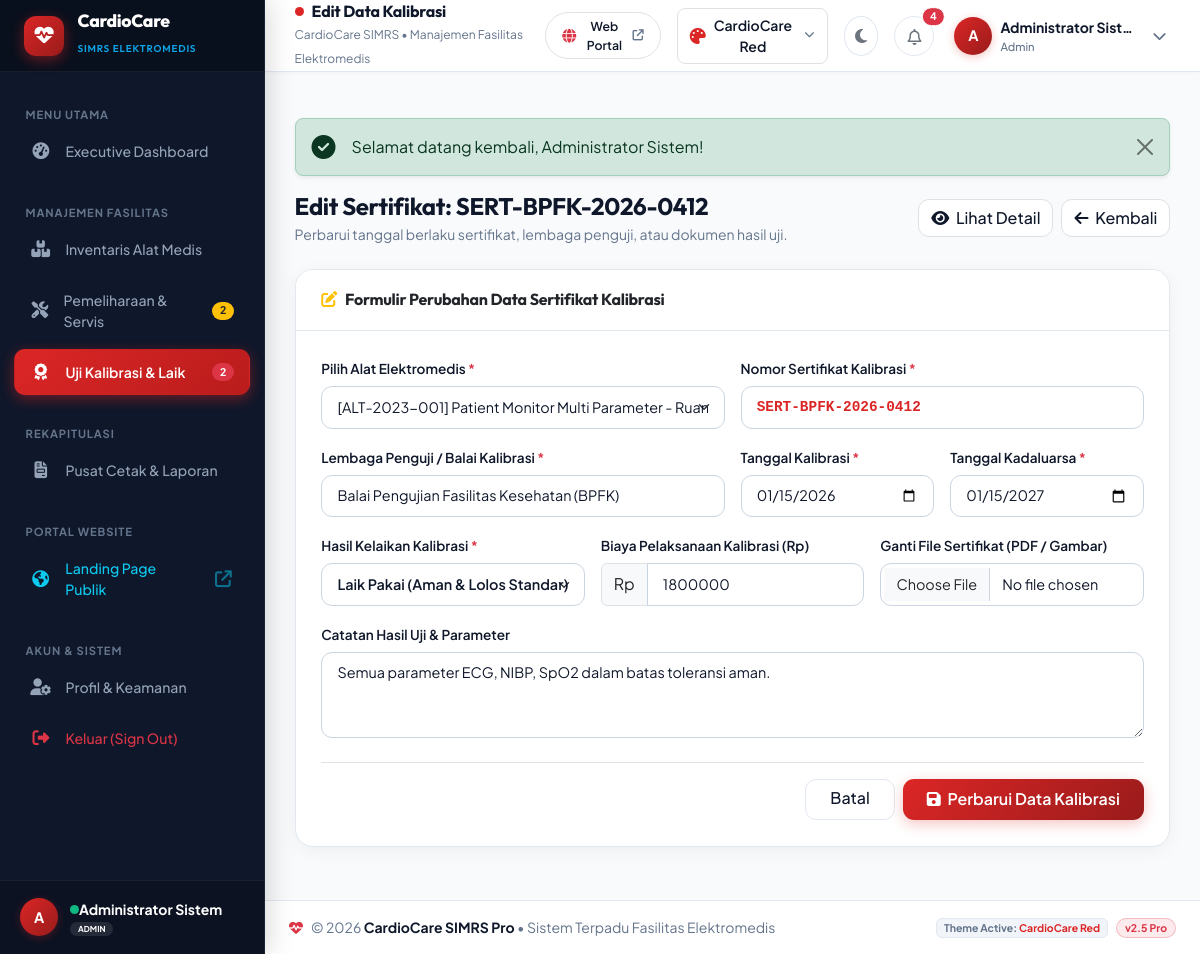
Page /kalibrasi/edit.php?id=1 (signed in) on the committed database.
### tables this page shows
CREATE TABLE IF NOT EXISTS `kalibrasi` (
  `id` INT AUTO_INCREMENT PRIMARY KEY,
  `id_alat` INT NOT NULL,
  `nomor_sertifikat` VARCHAR(100) NOT NULL,
  `lembaga_kalibrasi` VARCHAR(150) NOT NULL,
  `tanggal_kalibrasi` DATE NOT NULL,
  `tanggal_kadaluarsa` DATE NOT NULL,
  `hasil` ENUM('Laik Pakai', 'Tidak Laik Pakai') NOT NULL DEFAULT 'Laik Pakai',
  `biaya` DECIMAL(15,2) DEFAULT 0,
  `dokumen` VARCHAR(255) DEFAULT NULL,
  `catatan` TEXT DEFAULT NULL,
  `created_at` TIMESTAMP DEFAULT CURRENT_TIMESTAMP,
  CONSTRAINT `fk_kalibrasi_alat` FOREIGN KEY (`id_alat`) REFERENCES `alat` (`id`) ON DELETE CASCADE
);

### kalibrasi/edit.php (the view, shortened to what this page needs)
<?php
require_once __DIR__ . '/../includes/header.php';
require_once __DIR__ . '/../includes/sidebar.php';
require_once __DIR__ . '/../includes/navbar.php';
$id = (int)($_GET['id'] ?? 0);
$stmt = $pdo->prepare("SELECT * FROM kalibrasi WHERE id = ?");
$stmt->execute([$id]);
$cal = $stmt->fetch();
$daftar_alat = $pdo->query("SELECT id, kode_alat, nama_alat, merek, lokasi FROM alat ORDER BY nama_alat ASC")->fetchAll();
?>
<div class="d-flex justify-content-between align-items-center mb-4">
    <div>
        <h4 class="fw-bold mb-1">Edit Sertifikat: <?= htmlspecialchars($cal['nomor_sertifikat']); ?></h4>
        <p class="text-muted small mb-0">Perbarui tanggal berlaku sertifikat, lembaga penguji, atau dokumen hasil uji.</p>
    </div>
    <div class="d-flex gap-2">
        <a href="<?= BASE_URL; ?>/kalibrasi/detail.php?id=<?= $id; ?>" class="btn btn-light border">
            <i class="fas fa-eye me-1"></i> Lihat Detail
        </a>
        <a href="<?= BASE_URL; ?>/kalibrasi/index.php" class="btn btn-light border">
            <i class="fas fa-arrow-left me-1"></i> Kembali
        </a>
    </div>
</div>
<div class="card-custom">
    <div class="card-header">
        <h6 class="mb-0 fw-bold text-dark"><i class="fas fa-pen-to-square me-2 text-warning"></i>Formulir Perubahan Data Sertifikat Kalibrasi</h6>
    </div>
    <div class="card-body">
        <form action="" method="POST" enctype="multipart/form-data">
            <div class="row g-3 mb-3">
                <div class="col-md-6">
                    <label class="form-label small fw-semibold">Pilih Alat Elektromedis <span class="text-danger">*</span></label>
                    <select class="form-select" name="id_alat" required>
                        <?php foreach ($daftar_alat as $alt): ?>
                            <option value="<?= $alt['id']; ?>" <?= ($cal['id_alat'] == $alt['id']) ? 'selected' : ''; ?>>
                                [<?= htmlspecialchars($alt['kode_alat']); ?>] <?= htmlspecialchars($alt['nama_alat']); ?> - <?= htmlspecialchars($alt['lokasi']); ?>
                            </option>
                        <?php endforeach; ?>
                    </select>
                </div>
                <div class="col-md-6">
                    <label class="form-label small fw-semibold">Nomor Sertifikat Kalibrasi <span class="text-danger">*</span></label>
                    <input type="text" class="form-control font-monospace fw-bold text-primary" name="nomor_sertifikat" value="<?= htmlspecialchars($_POST['nomor_sertifikat'] ?? $cal['nomor_sertifikat']); ?>" required>
                </div>
            </div>
            <div class="row g-3 mb-3">
                <div class="col-md-6">
                    <label class="form-label small fw-semibold">Lembaga Penguji / Balai Kalibrasi <span class="text-danger">*</span></label>
                    <input type="text" class="form-control" name="lembaga_kalibrasi" value="<?= htmlspecialchars($_POST['lembaga_kalibrasi'] ?? $cal['lembaga_kalibrasi']); ?>" required>
                </div>
                <div class="col-md-3">
                    <label class="form-label small fw-semibold">Tanggal Kalibrasi <span class="text-danger">*</span></label>
                    <input type="date" class="form-control" name="tanggal_kalibrasi" value="<?= htmlspecialchars($_POST['tanggal_kalibrasi'] ?? $cal['tanggal_kalibrasi']); ?>" required>
                </div>
                <div class="col-md-3">
                    <label class="form-label small fw-semibold">Tanggal Kadaluarsa <span class="text-danger">*</span></label>
                    <input type="date" class="form-control" name="tanggal_kadaluarsa" value="<?= htmlspecialchars($_POST['tanggal_kadaluarsa'] ?? $cal['tanggal_kadaluarsa']); ?>" required>
                </div>
            </div>
            <div class="row g-3 mb-3">
                <div class="col-md-4">
                    <label class="form-label small fw-semibold">Hasil Kelaikan Kalibrasi <span class="text-danger">*</span></label>
                    <?php $hsl = $_POST['hasil'] ?? $cal['hasil']; ?>
                    <select class="form-select fw-semibold" name="hasil" required>
                        <option value="Laik Pakai" <?= ($hsl == 'Laik Pakai') ? 'selected' : ''; ?> class="text-success">Laik Pakai (Aman &amp; Lolos Standar)</option>
                    </select>
                </div>
                <div class="col-md-4">
                    <label class="form-label small fw-semibold">Biaya Pelaksanaan Kalibrasi (Rp)</label>
                    <div class="input-group">
                        <span class="input-group-text bg-light">Rp</span>
                        <input type="number" class="form-control" name="biaya" value="<?= htmlspecialchars($_POST['biaya'] ?? (int)$cal['biaya']); ?>">
                    </div>
                </div>
                <div class="col-md-4">
                    <label class="form-label small fw-semibold">Ganti File Sertifikat (PDF / Gambar)</label>
                    <input type="file" class="form-control" name="dokumen" accept=".pdf,image/*">
                </div>
            </div>
            <div class="mb-4">
                <label class="form-label small fw-semibold">Catatan Hasil Uji &amp; Parameter</label>
                <textarea class="form-control" name="catatan" rows="3"><?= htmlspecialchars($_POST['catatan'] ?? $cal['catatan']); ?></textarea>
            </div>
            <div class="d-flex justify-content-end gap-2 pt-3 border-top">
                <a href="<?= BASE_URL; ?>/kalibrasi/detail.php?id=<?= $id; ?>" class="btn btn-light px-4">Batal</a>
                <button type="submit" class="btn btn-primary px-4">
                    <i class="fas fa-save me-1"></i> Perbarui Data Kalibrasi
                </button>
            </div>
        </form>
    </div>
</div>
<?php
require_once __DIR__ . '/../includes/footer.php';
?>

### assets/css/style.css (style rules this page uses)
:root, [data-theme="cardiocare"] { --primary: #dc2626; --primary-hover: #b91c1c; --primary-light: #fee2e2; --primary-rgb: 220, 38, 38; --primary-glow: rgba(220, 38, 38, 0.28); --primary-gradient: linear-gradient(135deg, #dc2626 0%, #991b1b 100%); --secondary: #0f172a; --accent: #0ea5e9; --success: #10b981; --warning: #f59e0b; --danger: #ef4444; --info: #0ea5e9; --body-bg: #f8fafc; --card-bg: #ffffff; --card-header-bg: #ffffff; --navbar-bg: #ffffff; --navbar-border: #e2e8f0; --sidebar-bg: #0f172a; --sidebar-header-bg: #09101d; --sidebar-text: #94a3b8; --sidebar-hover: rgba(255, 255, 255, 0.08); --sidebar-active-bg: linear-gradient(135deg, #dc2626 0%, #b91c1c 100%); --sidebar-active-glow: 0 4px 14px rgba(220, 38, 38, 0.45); --text-main: #0f172a; --text-muted: #64748b; --border-color: #e2e8f0; --table-header-bg: #f8fafc; --table-hover: #f1f5f9; --input-bg: #ffffff; --input-border: #cbd5e1; --input-text: #0f172a; --shadow-card: 0 4px 20px -2px rgba(15, 23, 42, 0.06); --shadow-elevated: 0 12px 30px -4px rgba(15, 23, 42, 0.1); --sidebar-width: 265px; }
* { box-sizing: border-box; }
body { font-family: 'Plus Jakarta Sans', 'Inter', -apple-system, BlinkMacSystemFont, 'Segoe UI', Roboto, sans-serif; background-color: var(--body-bg); color: var(--text-main); min-height: 100vh; margin: 0; overflow-x: hidden; transition: background-color 0.25s ease, color 0.25s ease; }
h1, h2, h3, h4, h5, h6, .font-heading, .sidebar-brand, .card-header h6, .stat-card h3, .page-title { font-family: 'Outfit', sans-serif; color: var(--text-main); letter-spacing: -0.015em; }
a { color: var(--primary); text-decoration: none; transition: all 0.2s ease; }
.text-muted { color: var(--text-muted) !important; }
.card-custom { background: var(--card-bg); border-radius: 18px; border: 1px solid var(--border-color); box-shadow: var(--shadow-card); margin-bottom: 1.5rem; transition: all 0.25s ease; overflow: hidden; }
.card-custom .card-header { background: var(--card-header-bg); border-bottom: 1px solid var(--border-color); padding: 1.25rem 1.6rem; display: flex; align-items: center; justify-content: space-between; }
.card-custom .card-body { padding: 1.6rem; }
.btn-primary { background: var(--primary-gradient) !important; border: none !important; color: #ffffff !important; font-weight: 600; border-radius: 11px; padding: 0.55rem 1.35rem; box-shadow: 0 4px 14px var(--primary-glow); transition: all 0.2s ease; }
.btn-light { background-color: var(--card-bg); border: 1px solid var(--border-color); color: var(--text-main); font-weight: 500; border-radius: 11px; transition: all 0.2s ease; }
.form-control, .form-select { background-color: var(--input-bg); color: var(--input-text); border: 1.5px solid var(--input-border); border-radius: 11px; padding: 0.6rem 0.95rem; font-size: 0.9rem; transition: all 0.2s ease; }
.form-label { font-weight: 600; font-size: 0.85rem; margin-bottom: 0.4rem; color: var(--text-main); }
.text-primary { color: var(--primary) !important; }

### rows in the picture
kalibrasi: nomor_sertifikat "SERT-BPFK-2026-0412", id_alat "[ALT-2023-001] Patient Monitor Multi Parameter - Ruang ICU Bed 1", lembaga_kalibrasi "Balai Pengujian Fasilitas Kesehatan (BPFK)", tanggal_kalibrasi "01/15/2026", tanggal_kadaluarsa "01/15/2027", hasil "Laik Pakai (Aman & Lolos Standar)", biaya "1800000", catatan "Semua parameter ECG, NIBP, SpO2 dalam batas toleransi aman."

### other values in the picture
$count_maint_active "2"
$count_kalibrasi_alert "2"
substr($user['nama_lengkap'] ?? 'U', 0, 1) "A"
$user['nama_lengkap'] "Administrator Sistem"
$user['role'] "ADMIN"
$page_title "Edit Data Kalibrasi"
$total_notif "4"
$user['nama_lengkap'] "Administrator Sist…"
$user['role'] "Admin"
$msg "Selamat datang kembali, Administrator Sistem!"
